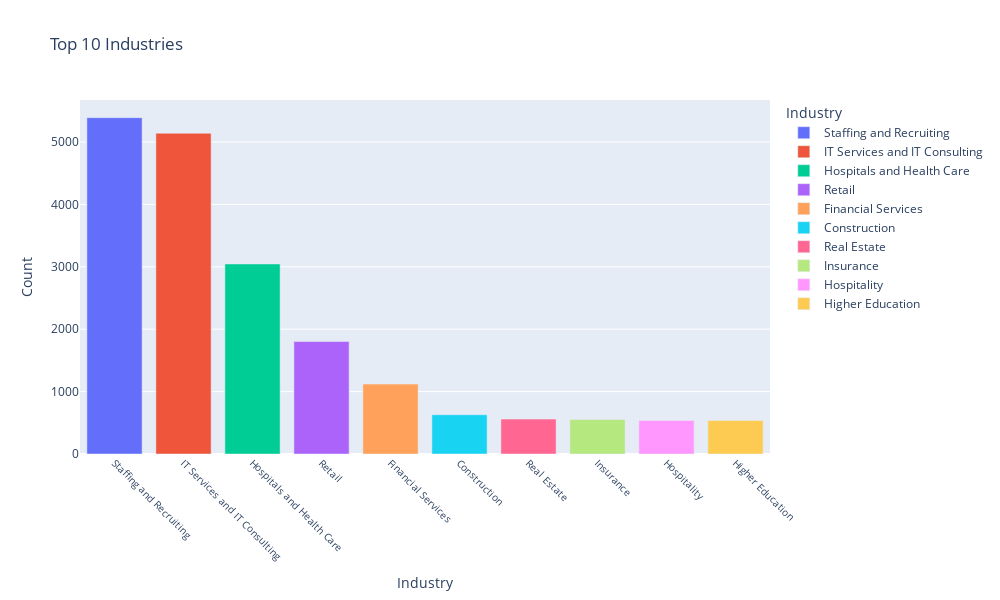

Source (notebook cell):
### Code cell
top_industries = companies_jobs_full['industry'].value_counts()[:10]
fig = px.bar(x=top_industries.index, y=top_industries.values, labels={'x': 'Industry', 'y': 'Count'},
             title='Top 10 Industries',
             color=top_industries.index)
fig.update_layout(
    xaxis=dict(tickangle=45, tickfont=dict(size=10)),
    legend_title='Industry',
    height=600,
    width=1000
)
fig.show()

### Figure 1 — Plotly figure (JSON) as saved in the notebook; plotly's stock layout.template omitted (floating-point values rounded to 4 significant figures)
{"data": [{"alignmentgroup": "True", "hovertemplate": "color=Staffing and Recruiting<br>Industry=%{x}<br>Count=%{y}<extra></extra>", "legendgroup": "Staffing and Recruiting", "marker": {"color": "#636efa", "pattern": {"shape": ""}}, "name": "Staffing and Recruiting", "offsetgroup": "Staffing and Recruiting", "orientation": "v", "showlegend": true, "textposition": "auto", "type": "bar", "x": ["Staffing and Recruiting"], "xaxis": "x", "y": [5389], "yaxis": "y"}, {"alignmentgroup": "True", "hovertemplate": "color=IT Services and IT Consulting<br>Industry=%{x}<br>Count=%{y}<extra></extra>", "legendgroup": "IT Services and IT Consulting", "marker": {"color": "#EF553B", "pattern": {"shape": ""}}, "name": "IT Services and IT Consulting", "offsetgroup": "IT Services and IT Consulting", "orientation": "v", "showlegend": true, "textposition": "auto", "type": "bar", "x": ["IT Services and IT Consulting"], "xaxis": "x", "y": [5140], "yaxis": "y"}, {"alignmentgroup": "True", "hovertemplate": "color=Hospitals and Health Care<br>Industry=%{x}<br>Count=%{y}<extra></extra>", "legendgroup": "Hospitals and Health Care", "marker": {"color": "#00cc96", "pattern": {"shape": ""}}, "name": "Hospitals and Health Care", "offsetgroup": "Hospitals and Health Care", "orientation": "v", "showlegend": true, "textposition": "auto", "type": "bar", "x": ["Hospitals and Health Care"], "xaxis": "x", "y": [3045], "yaxis": "y"}, {"alignmentgroup": "True", "hovertemplate": "color=Retail<br>Industry=%{x}<br>Count=%{y}<extra></extra>", "legendgroup": "Retail", "marker": {"color": "#ab63fa", "pattern": {"shape": ""}}, "name": "Retail", "offsetgroup": "Retail", "orientation": "v", "showlegend": true, "textposition": "auto", "type": "bar", "x": ["Retail"], "xaxis": "x", "y": [1802], "yaxis": "y"}, {"alignmentgroup": "True", "hovertemplate": "color=Financial Services<br>Industry=%{x}<br>Count=%{y}<extra></extra>", "legendgroup": "Financial Services", "marker": {"color": "#FFA15A", "pattern": {"shape": ""}}, "name": "Financial Services", "offsetgroup": "Financial Services", "orientation": "v", "showlegend": true, "textposition": "auto", "type": "bar", "x": ["Financial Services"], "xaxis": "x", "y": [1120], "yaxis": "y"}, {"alignmentgroup": "True", "hovertemplate": "color=Construction<br>Industry=%{x}<br>Count=%{y}<extra></extra>", "legendgroup": "Construction", "marker": {"color": "#19d3f3", "pattern": {"shape": ""}}, "name": "Construction", "offsetgroup": "Construction", "orientation": "v", "showlegend": true, "textposition": "auto", "type": "bar", "x": ["Construction"], "xaxis": "x", "y": [629], "yaxis": "y"}, {"alignmentgroup": "True", "hovertemplate": "color=Real Estate<br>Industry=%{x}<br>Count=%{y}<extra></extra>", "legendgroup": "Real Estate", "marker": {"color": "#FF6692", "pattern": {"shape": ""}}, "name": "Real Estate", "offsetgroup": "Real Estate", "orientation": "v", "showlegend": true, "textposition": "auto", "type": "bar", "x": ["Real Estate"], "xaxis": "x", "y": [559], "yaxis": "y"}, {"alignmentgroup": "True", "hovertemplate": "color=Insurance<br>Industry=%{x}<br>Count=%{y}<extra></extra>", "legendgroup": "Insurance", "marker": {"color": "#B6E880", "pattern": {"shape": ""}}, "name": "Insurance", "offsetgroup": "Insurance", "orientation": "v", "showlegend": true, "textposition": "auto", "type": "bar", "x": ["Insurance"], "xaxis": "x", "y": [552], "yaxis": "y"}, {"alignmentgroup": "True", "hovertemplate": "color=Hospitality<br>Industry=%{x}<br>Count=%{y}<extra></extra>", "legendgroup": "Hospitality", "marker": {"color": "#FF97FF", "pattern": {"shape": ""}}, "name": "Hospitality", "offsetgroup": "Hospitality", "orientation": "v", "showlegend": true, "textposition": "auto", "type": "bar", "x": ["Hospitality"], "xaxis": "x", "y": [537], "yaxis": "y"}, {"alignmentgroup": "True", "hovertemplate": "color=Higher Education<br>Industry=%{x}<br>Count=%{y}<extra></extra>", "legendgroup": "Higher Education", "marker": {"color": "#FECB52", "pattern": {"shape": ""}}, "name": "Higher Education", "offsetgroup": "Higher Education", "orientation": "v", "showlegend": true, "textposition": "auto", "type": "bar", "x": ["Higher Education"], "xaxis": "x", "y": [536], "yaxis": "y"}], "layout": {"barmode": "relative", "height": 600, "legend": {"title": {"text": "Industry"}, "tracegroupgap": 0}, "title": {"text": "Top 10 Industries"}, "width": 1000, "xaxis": {"anchor": "y", "domain": [0, 1], "tickangle": 45, "tickfont": {"size": 10}, "title": {"text": "Industry"}}, "yaxis": {"anchor": "x", "domain": [0, 1], "title": {"text": "Count"}}}}
